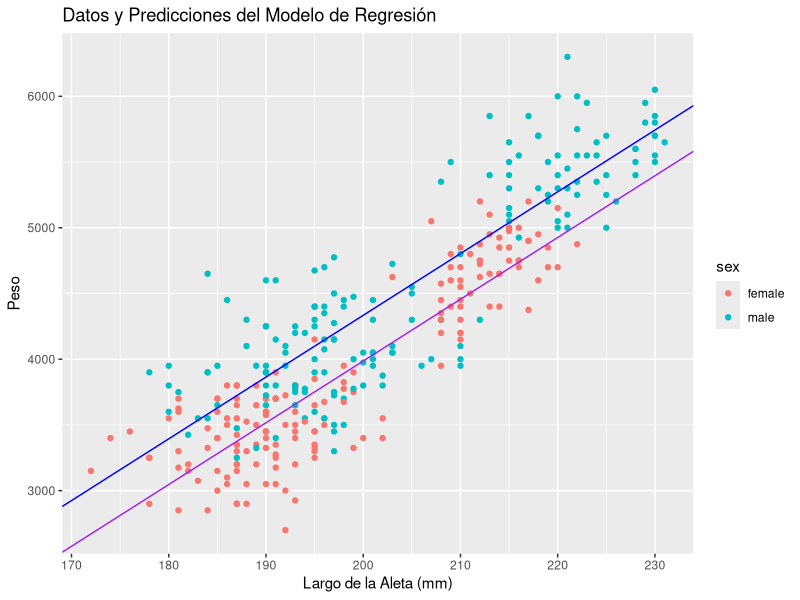
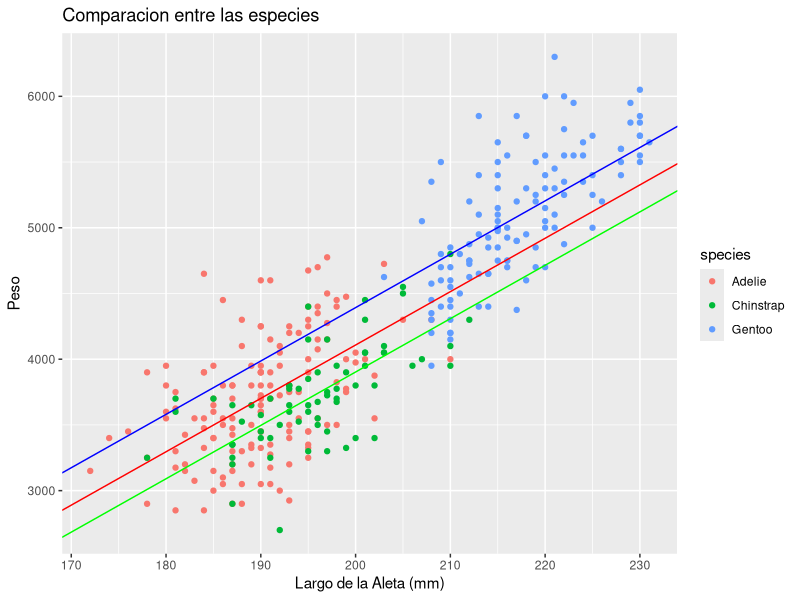
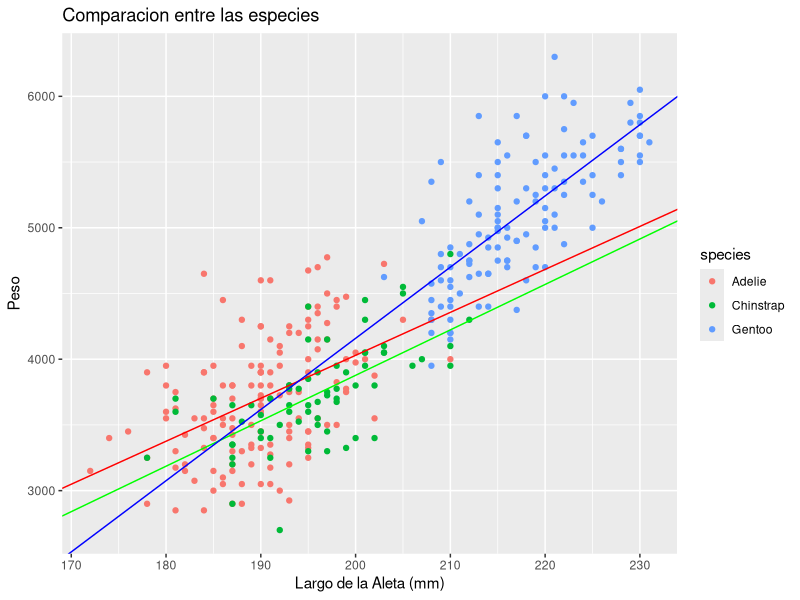

These charts were generated, in order, by the following R code:
require(palmerpenguins)
#install.packages("ggplot2")
require(ggplot2)
#install.packages("tidyverse")
require(dplyr)

pinguinos = penguins %>% na.omit()

#Ejercicio 1:

modelopinguinos <- lm(body_mass_g ~ flipper_length_mm + sex, data = pinguinos)
b0=coef(modelopinguinos)[1]
b1=coef(modelopinguinos)[2]
b2=coef(modelopinguinos)[3]

#error cuadratico medio:
ecm <- mean(modelopinguinos$residuals^2)
ecm



ggplot(pinguinos, aes(x = flipper_length_mm, y = body_mass_g, color = sex)) +
  geom_point() +  # Puntos para los datos reales
   geom_abline(mapping=aes(intercept=b0 + b2,slope=b1),color="blue") +
   geom_abline(mapping=aes(intercept=b0,slope=b1),color="purple") +
  labs(x = "Largo de la Aleta (mm)", y = "Peso") +
  ggtitle("Datos y Predicciones del Modelo de Regresión")

#como el b2 es de 348, significa que predice que tendra una diferencia de peso de 348 gramos


#Ejercicio 2:

modelopinguinos2 <- lm(body_mass_g ~ flipper_length_mm + species, data = pinguinos)
b02=coef(modelopinguinos2)[1]
b12=coef(modelopinguinos2)[2]
b22=coef(modelopinguinos2)[3]
b32=coef(modelopinguinos2)[4]
#la diferencia es que ahora hay 3 factores envedes de 2

#Usa a Adelie como referencia
#b22 mide el peso de diferencia entre Adelie y Chinstrap
#b32 mide el peso de diferencia entre Adelie y Gentoo
#si es negativo significa que la especie comparada es peso menor, si es positivo es peso mayor


ggplot(pinguinos, aes(x = flipper_length_mm, y = body_mass_g, color = species)) +
  geom_point() +  # Puntos para los datos reales
  geom_abline(mapping=aes(intercept=b02 + b22,slope=b12),color="green") +
  geom_abline(mapping=aes(intercept=b02,slope=b12),color="red") +
  geom_abline(mapping=aes(intercept=b02+b32,slope=b12),color="blue") +
  labs(x = "Largo de la Aleta (mm)", y = "Peso") +
  ggtitle("Comparacion entre las especies")

#Ejercicio 3:
modelopinguinos3 <- lm(body_mass_g ~ flipper_length_mm * species, data = pinguinos)
b0=coef(modelopinguinos3)[1]
b1=coef(modelopinguinos3)[2]
b2=coef(modelopinguinos3)[3]
b3=coef(modelopinguinos3)[4]
b4=coef(modelopinguinos3)[5]
b5=coef(modelopinguinos3)[6]

ggplot(pinguinos, aes(x = flipper_length_mm, y = body_mass_g, color = species)) +
  geom_point() +  # Puntos para los datos reales
  geom_abline(mapping=aes(intercept=b0 + b2,slope=b1+b4),color="green") +
  geom_abline(mapping=aes(intercept=b0,slope=b1),color="red") +
  geom_abline(mapping=aes(intercept=b0+b3,slope=b1+b5),color="blue") +
  labs(x = "Largo de la Aleta (mm)", y = "Peso") +
  ggtitle("Comparacion entre las especies")


#predice que el chinstrap tendra -500, y el gentoo -4000 creo



#Ejercicio 4:
set.seed(123)  
indice_entrenamiento <- sample(1:nrow(pinguinos), 0.8 * nrow(pinguinos))
entrenamiento <- pinguinos[indice_entrenamiento, ]
prueba <- pinguinos[-indice_entrenamiento, ]

#sobreajuste

# 1 variable predictora
modelo1 <- lm(body_mass_g ~ flipper_length_mm, data = entrenamiento)

#prueba[,"pesopredicho"]=predict(modelo1,newdata=prueba)

#error de prediccion con los datos nuevos
mean((predict(modelo1,newdata=prueba)-prueba$body_mass_g)^2)
#error de prediccion con los mismos datos de entrenamiento
mean(modelo1$residuals ^ 2)

valores_predichos_pinguinos <- predict(modelo1, entrenamiento)

#calcular r2
variabilidad_total<- sum((entrenamiento$body_mass_g - mean(entrenamiento$body_mass_g))^2)
variabilidad_explicada <- sum((mean(entrenamiento$body_mass_g) - valores_predichos_pinguinos)^2)
R_cuadrado <- variabilidad_explicada/variabilidad_total

resumen <- summary(modelo1)
resumen$r.squared

# 2 variables predictoras
modelo2 <- lm(body_mass_g ~ flipper_length_mm + species, data = entrenamiento)
#error de prediccion con los datos nuevos
mean((predict(modelo2,newdata=prueba)-prueba$body_mass_g)^2)
#error de prediccion con los mismos datos de entrenamiento
mean(modelo2$residuals ^ 2)

# 3 variables predictoras
modelo3 <- lm(body_mass_g ~ flipper_length_mm + species + year, data = entrenamiento)
#error de prediccion con los datos nuevos
mean((predict(modelo3,newdata=prueba)-prueba$body_mass_g)^2)
#error de prediccion con los mismos datos de entrenamiento
mean(modelo3$residuals ^ 2)

# 4 variables predictoras
modelo4 <- lm(body_mass_g ~ flipper_length_mm + species + year + bill_length_mm, data = entrenamiento)
#error de prediccion con los datos nuevos
mean((predict(modelo4,newdata=prueba)-prueba$body_mass_g)^2)
#error de prediccion con los mismos datos de entrenamiento
mean(modelo4$residuals ^ 2)

# 5 variables predictoras
modelo5 <- lm(body_mass_g ~ flipper_length_mm + species + year + bill_length_mm + bill_depth_mm, data = entrenamiento)
#error de prediccion con los datos nuevos
mean((predict(modelo5, newdata=prueba)-prueba$body_mass_g)^2)
#error de prediccion con los mismos datos de entrenamiento
mean(modelo5$residuals ^ 2)



# 6 variables predictoras
modelo6 <- lm(body_mass_g ~ flipper_length_mm + species + year + bill_length_mm + bill_depth_mm + sex, data = entrenamiento)
#error de prediccion con los datos nuevos
mean((predict(modelo6,newdata=prueba)-prueba$body_mass_g)^2)
#error de prediccion con los mismos datos de entrenamiento
mean(modelo6$residuals ^ 2)




#no entiendo tanto el calculo de ecm y del predict, lo voy a preguntar asi q lo dejo aca

